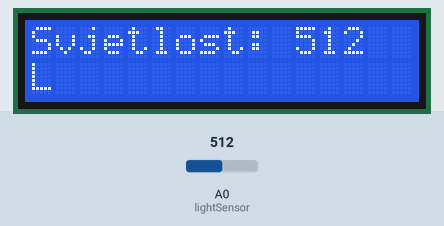
Recording of a sketch running on a simulated Arduino Uno, built with avr-gcc and run on an emulated ATmega328P. On the bench: 16×2 character LCD. The inputs (shaded band) are chosen by the test bench; at power-on: A0 (lightSensor) = 512. What the sketch prints to the serial monitor is not drawn.

Above: at 1.2 s.
1.3 s: A0 (lightSensor) set to 6
At 1.9 s:
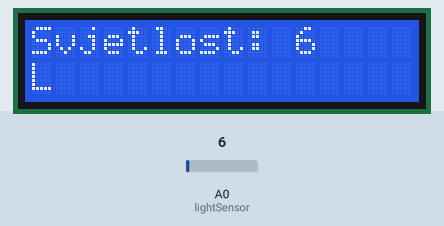
4.3 s: A0 (lightSensor) set to 3
At 5.0 s:
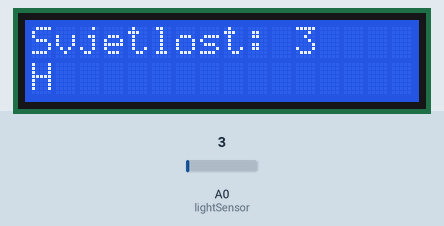
7.3 s: A0 (lightSensor) set to 122
At 8.1 s:
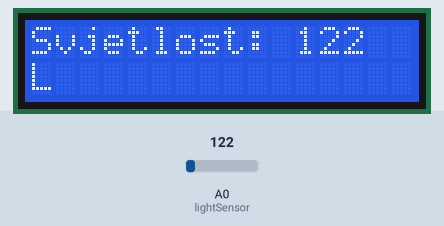
Timing chart, 0 to 10.3 s (numbered marks = the images above; inputs shaded):
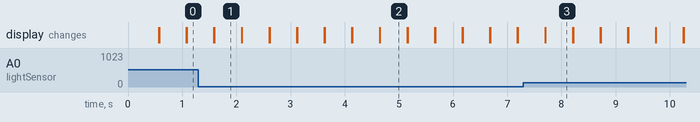

The sketch:

sketch_sep02a.ino
```cpp
#define lightSensor A0
#include <LiquidCrystal.h>
const int rs = 12, en = 11, d4 = 5, d5 = 4, d6 = 3, d7 = 2;
LiquidCrystal lcd(rs, en, d4, d5, d6, d7);
void setup() {
  Serial.begin(9600);
  lcd.begin(16, 2);
  pinMode(11, OUTPUT);
  lcd.setCursor(0, 0);
}

void loop() {
  lcd.print("Svjetlost:");
  lcd.setCursor(11, 0);
  int lightLevel = analogRead(lightSensor);
  lcd.print(lightLevel);
  lcd.setCursor(0, 1);
  if(lightLevel <5){digitalWrite(11,HIGH);lcd.print("H");}
  else {digitalWrite(11,LOW);lcd.print("L");}
  Serial.println(lightLevel);
  delay(500);
  lcd.clear();
  delay(5);
}
```

Measured:
- the behaviour switches between 5 and 4 on A0 (lightSensor) (found by bisection; images 1 and 2)
- after the input at 1.3 s, the display: first differs from a run without the input after 0.29 s (image 1)
- after the input at 4.3 s, the display: first differs from a run without the input after 0.35 s (image 2)
- after the input at 7.3 s, the display: first differs from a run without the input after 0.41 s (image 3)
- what the display in image 1 shows lasts 0.5 s, from 1.6 s to 2.1 s
